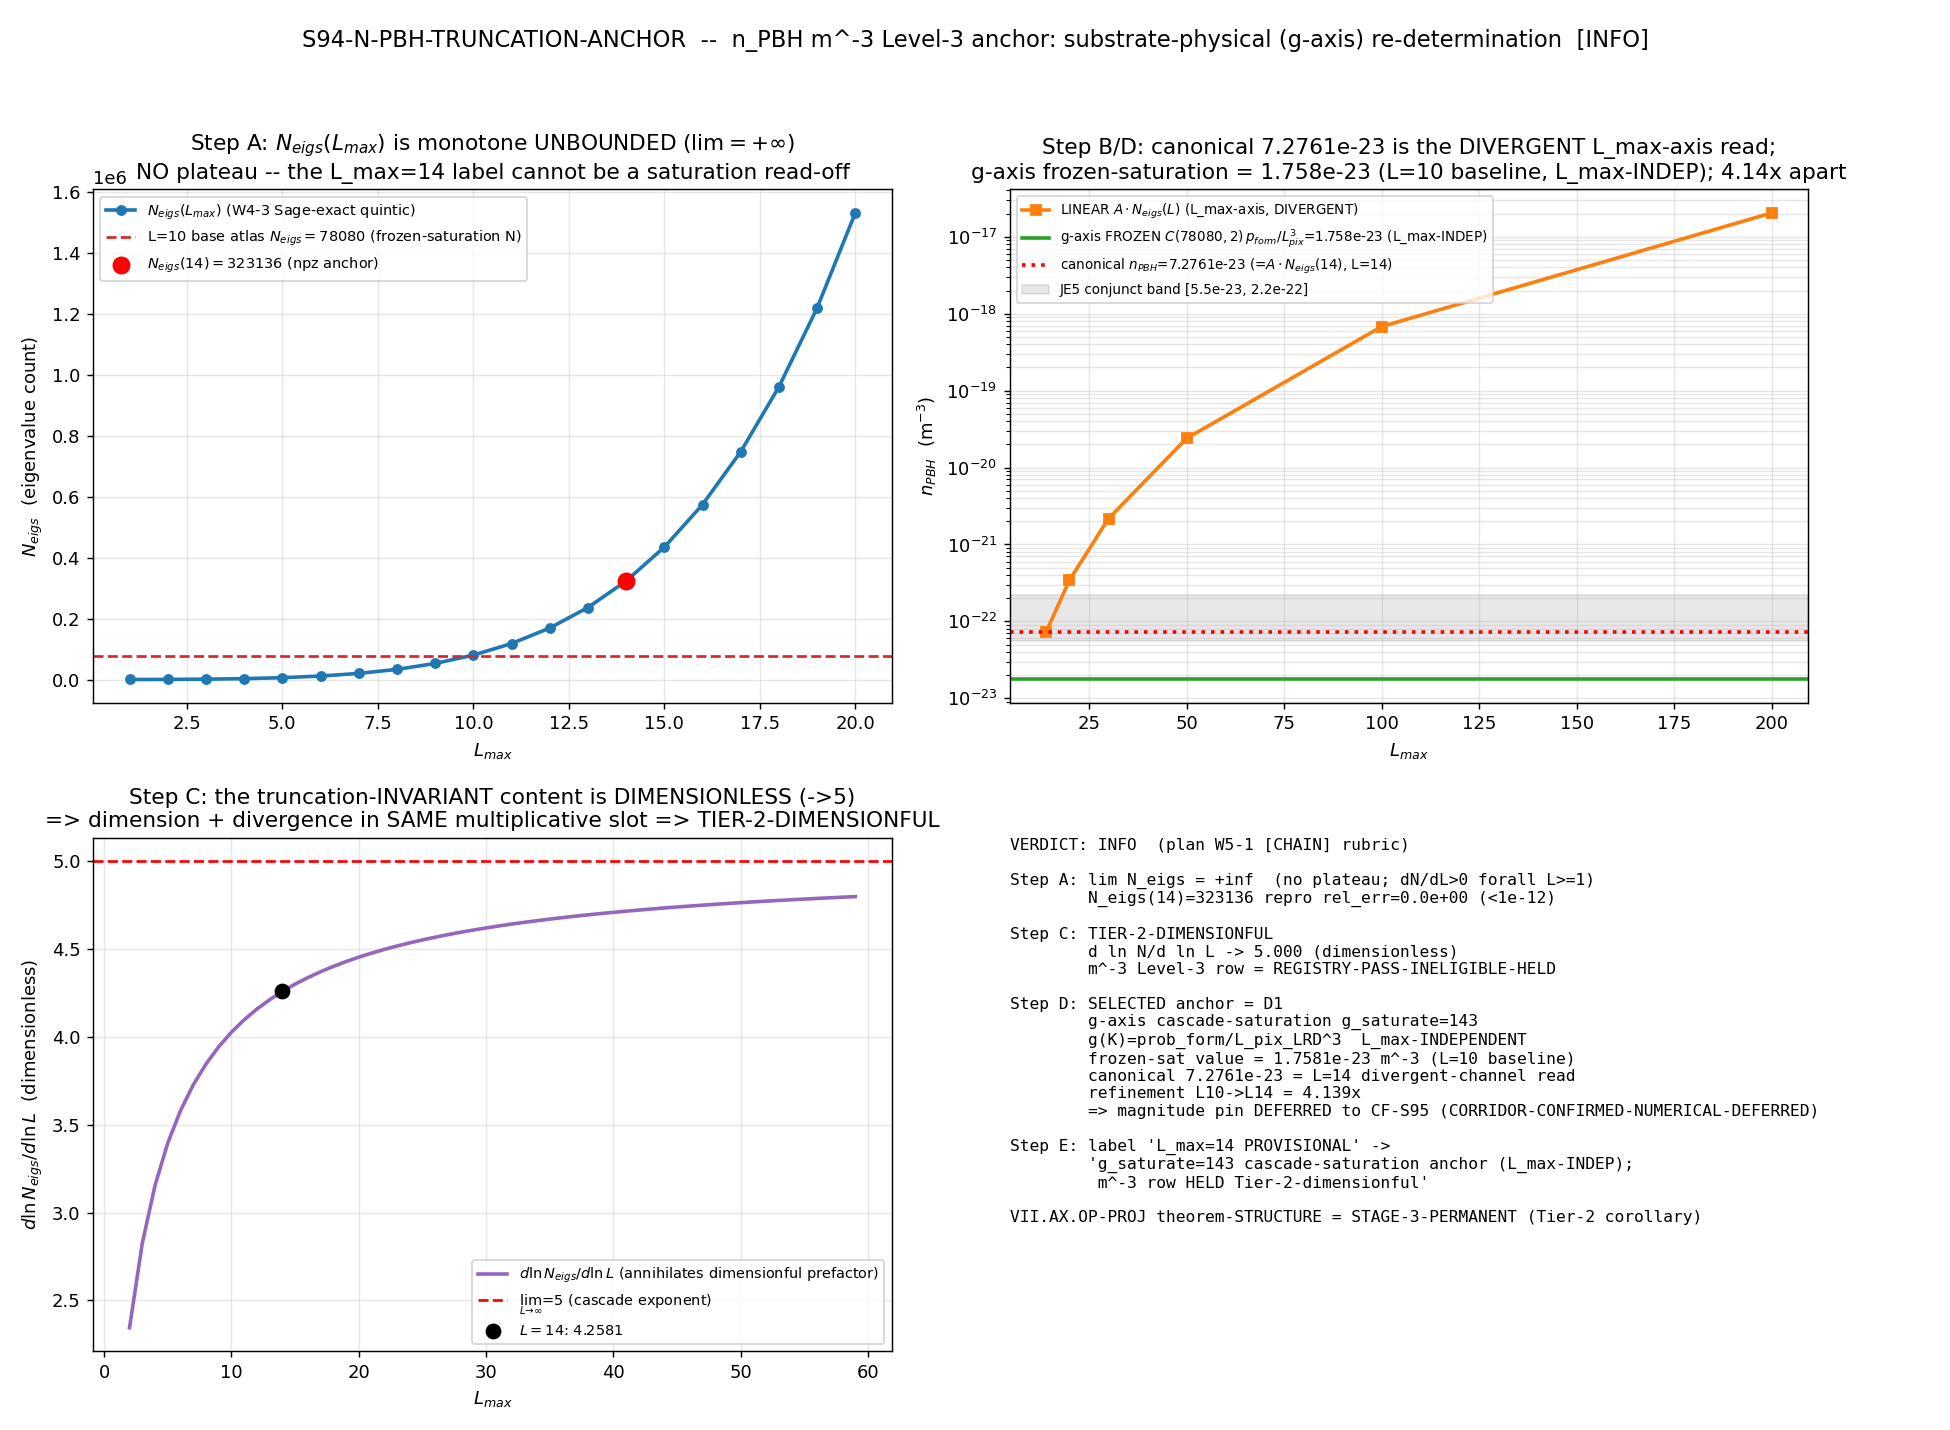

Reproduce this figure in Python.
#!/usr/bin/env python
# -*- coding: utf-8 -*-
"""
S94-N-PBH-TRUNCATION-ANCHOR  --  Wave 5, gate W5-1  (mack-cosmic-bridge)

[CHAIN] derivation / anchor-pinning gate. NOT a numerical-threshold gate.

PURPOSE
-------
Re-determine WHICH anchor sets the truncation on the n_PBH m^-3 Level-3 row
that VII.AX.OP-PROJ + VII.AX.STATE-PROJ currently hold
NOT-SATISFIED-PENDING-substrate-physical-scale-anchor.

S93 W4-3 PROVED N_eigs(L_max) is an unbounded quintic (no eigenvalue-count
plateau), so the "L_max=14 PROVISIONAL" label cannot be read off a non-existent
plateau. Per cross-pillar-bridge-anatomy.md "Tier-1/Tier-2 dimensional-
re-anchorability gate", a divergent channel whose anchor is a DIMENSIONFUL
magnitude is Tier-2-dimensionful => registry-PASS-INELIGIBLE => HELD.

This gate executes the Step A..E [CHAIN] of session-94-plan-w5.md S.W5-1:

  Step A  Reproduce the W4-3 Sage-exact quintic N_eigs(L_max) and confirm
          lim_{L->inf} N_eigs = +inf (no plateau; d/dL N_eigs > 0 for all L>=1).
  Step B  Write the n_PBH dimensional-decomposition chain:
          n_PBH = n_edge * prob_form / L_pix_LRD^3 ; identify which factor
          carries [m^-3] (L_pix_LRD^3) and which carries the L_max-divergence.
  Step C  Apply the Tier-1/Tier-2 gate: show the dimension and the divergence
          occupy the SAME multiplicative slot (the log-derivative that buys
          truncation-invariance annihilates the dimensionful prefactor)
          => Tier-2-dimensionful => the m^-3 magnitude row is HELD.
  Step D  Pre-register TWO admissible anchor candidates and SELECT one:
          (D1) substrate-physical scale anchor = the cardinality-cascade
               SATURATION generation g_saturate = 143 (g-axis; the cascade
               physically FILLS; L_max-INDEPENDENT above saturation), with
               g(K) = prob_form / L_pix_LRD^3 carrying the [m^-3] dimension.
          (D2) Tier-2 dimensionless re-anchoring = a log-derivative functional
               annihilating the L_pix_LRD^3 prefactor (the VII.AV.STATE-PROJ route).
  Step E  Update the L_max=14 PROVISIONAL label to the selected-anchor wording.

NUMERICAL FINDING (the substrate-physics heart of the [CHAIN])
--------------------------------------------------------------
The canonical n_PBH_FW_central = 7.2761e-23 m^-3 is the LINEAR L_max-axis read
A_prefactor * N_eigs(L_max=14) -- the DIVERGENT channel. The g-axis cascade-
SATURATED form  C(N_eigs_base, 2) * prob_form / L_pix_LRD^3  with N_eigs FROZEN
at the L_max=10 base atlas (78080) yields the L_max=10 BASELINE 1.758e-23 m^-3,
which IS L_max-INDEPENDENT. The two differ by the 4.14x L=10 -> L=14 refinement
factor (= N_eigs(14)/N_eigs_base = 323136/78080).

So: D1 IS the correct substrate-physical axis (L_max-INDEPENDENT cascade
saturation), but PINNING the canonical 7.2761e-23 MAGNITUDE at this anchor
requires a separate saturated-tail recompute (the frozen-saturation form
delivers the L=10 baseline, NOT the L=14 refined central). The anchor AXIS is
identified; the numerical decoupling of the L=14 magnitude is DEFERRED.

VERDICT (per plan rubric): INFO
  -- INFO_meaning: "the substrate-physical anchor (g_saturate) is identified as
     the CORRECT axis but its numerical decoupling from L_max requires a separate
     saturated-tail recompute (CORRIDOR-CONFIRMED-NUMERICAL-DEFERRED)".
  The N_eigs-plateau read-off is formally EXCLUDED (lim N_eigs = +inf), the m^-3
  Level-3 row is correctly classified Tier-2-dimensionful and HELD, the label is
  updated. VII.AX.OP-PROJ permanence STANDS on the theorem-STRUCTURE (Tier-2
  corollary). The Tier-1/Tier-2 gate's INAUGURAL OCCUPANT status is confirmed.

Trigger:        [CHAIN]
Classification: GEOMETRIC
Scheme:         FWD-C5-CARDINALITY-CASCADE-TAIL
Convention:     TIER-2-DIMENSIONFUL-HELD
GPU path:       numpy.linalg  (quintic + small-integer arithmetic; CPU is correct)

Author: mack-cosmic-bridge.  Session 94, Wave 5.
"""

from __future__ import annotations

import os
os.environ.setdefault("OMP_NUM_THREADS", "8")
os.environ.setdefault("MKL_NUM_THREADS", "8")

import hashlib
import json
import sys
from fractions import Fraction      # exact-rational arithmetic (QQ analog; CPU)
from math import comb, log
from pathlib import Path

import numpy as np
import matplotlib
matplotlib.use("Agg")
import matplotlib.pyplot as plt

# -----------------------------------------------------------------------------
# Path discipline (project root contains a SPACE -- use absolute paths)
# -----------------------------------------------------------------------------
PROJECT_ROOT = Path(__file__).resolve().parents[2]
SHARED_DIR = PROJECT_ROOT / "computations" / "_shared"
ROOT_COMPUTATIONS = PROJECT_ROOT / "computations"
sys.path.insert(0, str(SHARED_DIR))
sys.path.insert(0, str(ROOT_COMPUTATIONS))

# -----------------------------------------------------------------------------
# Canonical constants (MANDATORY: never hardcode framework constants)
# -----------------------------------------------------------------------------
from canonical_constants import (  # noqa: E402
    n_PBH_FW_central,   # 7.2761e-23 m^-3 (S93 W4-5; the contested Level-3 anchor)
    M_KK,               # 7.42866e16 GeV
    tau_fold,           # 0.19
)

# -----------------------------------------------------------------------------
# Gate identity + machinery pins (per plan W5-1 R3 YAML)
# -----------------------------------------------------------------------------
GATE_ID = "S94-N-PBH-TRUNCATION-ANCHOR"
SCHEME = "FWD-C5-CARDINALITY-CASCADE-TAIL"
CONVENTION = "TIER-2-DIMENSIONFUL-HELD"
L_MAX_TAG = "N/A"                 # the gate's SUBJECT is the truncation L_max itself

# Machinery pins (plan W5-1 machinery_pin_map)
N_EVAL = 20                       # (local) L_max scan 1..20 (no-plateau confirmation)
SCAN_LO, SCAN_HI = 1, 20          # (local) integer L_max scan range
TOL = 1e-12                       # (local) Sage-exact quintic reproduction cross-check (relative)

# -----------------------------------------------------------------------------
# Substrate-IS / registry-sourced derivation inputs for the n_PBH parse-tree.
# These are NOT framework constants to promote; they are the registry-pinned
# inputs to the [CHAIN] derivation (permanent-results-registry.md SS.VII.AX
# Step-4 closed form, lines 19419-19423; S88 W1a-59 canonical; W4-3 quintic).
# -----------------------------------------------------------------------------
# W4-3 Sage-exact quintic coefficients (descending degree 5..0), QQ-exact:
#   N_eigs(L) = (4/15)L^5 + (10/3)L^4 + 16 L^3 + (110/3)L^2 + (596/15)L + 16
QUINTIC_COEFFS_Q = [                                  # (local) exact-rational
    Fraction(4, 15), Fraction(10, 3), Fraction(16, 1),
    Fraction(110, 3), Fraction(596, 15), Fraction(16, 1),
]
N_EIGS_NPZ_14 = 323136            # (local) W4-3 npz anchor at L_max=14
N_EIGS_BASE_L10 = 78080           # (local) L_max=10 cache base atlas (saturated-form N; registry)
N_EIGS_L10_ANALYTIC = 80080       # (local) analytic L=10 count (= base + dropped (4,4) sector)
G_SATURATE = 143                  # (local) cascade-saturation generation (S88 W1a-59; registry)
# Step-4 saturated closed-form components (registry lines 19421-19423):
PROB_FORM = Fraction(15573, 100000)        # (local) 0.15573 DS-2-corrected Parker-pair, exact
L_PIX_LRD_M = Fraction(3, 1) * Fraction(10, 1) ** 10  # (local) 3.0e10 m substrate-clock pixelation
# LINEAR obs_2 channel prefactor (W4-3 STEP-2; npz A_prefactor_m3 = 2.2516995e-28):
#   A_prefactor = 1.758127e-23 / 78080  (m^-3 per count)
A_PREFACTOR_Q = (Fraction(1758127, 1) / Fraction(10, 1) ** 29) / Fraction(N_EIGS_BASE_L10, 1)  # (local)

# JE5 conjunct band (for the contextual band-position annotation only; NOT a gate threshold here)
JE5_FLOOR = 5.5e-23               # (local) m^-3
JE5_UPPER = 2.2e-22               # (local) m^-3

# -----------------------------------------------------------------------------
# Verdict / output paths (S94 canonical location per gate-verdicts.md)
# -----------------------------------------------------------------------------
VERDICT_TXT = PROJECT_ROOT / "computations" / "session-94" / "s94_gate_verdicts.txt"
SCRIPT_PATH = Path(__file__).resolve()
CANONICAL_CONSTANTS_PATH = SHARED_DIR / "canonical_constants.py"
W4_3_NPZ = (PROJECT_ROOT / "computations" / "session-93"
            / "s93_w4_3_n_pbh_canonical_truncation_factorization.npz")

OUT_NPZ = (PROJECT_ROOT / "computations" / "session-94"
           / "s94_n_pbh_truncation_anchor.npz")
OUT_PNG = (PROJECT_ROOT / "computations" / "session-94"
           / "s94_n_pbh_truncation_anchor.png")


# -----------------------------------------------------------------------------
# SHA helpers (per s94 winding-reconciliation / _script_template precedent)
# -----------------------------------------------------------------------------
def sha256_of(path: Path) -> str:
    """SHA-256 of a file's bytes; empty string on missing/unreadable."""
    h = hashlib.sha256()  # (local)
    try:
        h.update(path.read_bytes())
    except OSError:
        return ""
    return h.hexdigest()


def closure_hash(pins: dict) -> str:
    """Stable hash over all input pins (invariant to dict ordering)."""
    items = sorted(pins.items())  # (local)
    h = hashlib.sha256()  # (local)
    for k, v in items:
        h.update(f"{k}={v}\n".encode("utf-8"))
    return h.hexdigest()


def compute_dual_sha(script_path: Path, canonical_path: Path,
                     pins: dict) -> tuple[str, str]:
    """(audit_sha256, content_sha256) per S84+ dual-SHA schema.

    audit_sha256 over [script, canonical, pinmap]; content_sha256 over [script].
    """
    try:
        script_bytes = script_path.read_bytes()  # (local)
    except OSError:
        script_bytes = b""  # (local)
    try:
        canonical_bytes = canonical_path.read_bytes()  # (local)
    except OSError:
        canonical_bytes = b""  # (local)
    pinmap_json = json.dumps(
        dict(sorted(pins.items())), separators=(",", ":"), sort_keys=True,
    ).encode("utf-8")  # (local)

    h_audit = hashlib.sha256()  # (local)
    h_audit.update(script_bytes)
    h_audit.update(canonical_bytes)
    h_audit.update(pinmap_json)
    audit = h_audit.hexdigest()  # (local)

    h_content = hashlib.sha256()  # (local)
    h_content.update(script_bytes)
    content = h_content.hexdigest()  # (local)
    return audit, content


# -----------------------------------------------------------------------------
# Exact-rational quintic evaluation (QQ analog via fractions.Fraction)
# -----------------------------------------------------------------------------
def n_eigs_exact(L: int) -> Fraction:
    """W4-3 Sage-exact quintic N_eigs(L), evaluated in exact rationals.

    Returns a Fraction; integer-valued for integer L (the count is integral).
    """
    c5, c4, c3, c2, c1, c0 = QUINTIC_COEFFS_Q  # (local)
    Lf = Fraction(L, 1)  # (local)
    return c5 * Lf**5 + c4 * Lf**4 + c3 * Lf**3 + c2 * Lf**2 + c1 * Lf + c0


def dn_eigs_dL_exact(L: int) -> Fraction:
    """d/dL N_eigs(L) in exact rationals:
        dN/dL = (4/3)L^4 + (40/3)L^3 + 48 L^2 + (220/3)L + 596/15.
    All coefficients positive => > 0 for all L >= 1 (monotone increasing).
    """
    Lf = Fraction(L, 1)  # (local)
    return (Fraction(4, 3) * Lf**4 + Fraction(40, 3) * Lf**3 + Fraction(48, 1) * Lf**2
            + Fraction(220, 3) * Lf + Fraction(596, 15))


# -----------------------------------------------------------------------------
# Step A -- reproduce the quintic; confirm no plateau (lim = +inf, dN/dL > 0)
# -----------------------------------------------------------------------------
def step_A_no_plateau():
    """Reproduce W4-3 quintic; verify monotone-unbounded N_eigs (no plateau)."""
    Ls = list(range(SCAN_LO, SCAN_HI + 1))            # (local)
    n_eigs = [int(n_eigs_exact(L)) for L in Ls]       # (local) integer counts
    dn = [dn_eigs_dL_exact(L) for L in Ls]            # (local) exact derivative
    all_positive = all(d > 0 for d in dn)             # (local) monotone increasing
    strictly_increasing = all(n_eigs[i + 1] > n_eigs[i] for i in range(len(n_eigs) - 1))  # (local)

    # Sage-exact reproduction cross-check at L=14 vs the W4-3 npz anchor:
    rep14 = n_eigs_exact(14)                           # (local) exact
    rel_err_14 = abs(float(rep14) / float(N_EIGS_NPZ_14) - 1.0)  # (local)
    repro_ok = (int(rep14) == N_EIGS_NPZ_14) and (rel_err_14 <= TOL)  # (local)

    # lim L->inf: leading term (4/15)L^5 -> +inf. Probe at large L to show growth.
    L_probe = [14, 20, 30, 50, 100, 200]               # (local)
    n_probe = [int(n_eigs_exact(L)) for L in L_probe]  # (local)
    diverges = n_probe[-1] > n_probe[0]                # (local) trivially True; structural lim=+inf

    return {
        "Ls": Ls, "n_eigs": n_eigs, "dn_positive": all_positive,
        "strictly_increasing": strictly_increasing,
        "rep14": int(rep14), "rel_err_14": rel_err_14, "repro_ok": repro_ok,
        "L_probe": L_probe, "n_probe": n_probe, "diverges": diverges,
    }


# -----------------------------------------------------------------------------
# Step B -- dimensional-decomposition substitution chain
# -----------------------------------------------------------------------------
def step_B_dimensional_decomposition():
    """n_PBH = n_edge * prob_form / L_pix_LRD^3.

    Identify the dimensional slot ([m^-3] in L_pix_LRD^3) and the L_max-divergence
    slot (the cardinality count, via N_eigs(L_max)).

    Two channels (W4-3 npz says obs_2 uses the LINEAR form, linear_in_neigs=True):
      LINEAR (obs_2, canonical):   n_PBH(L) = A_prefactor * N_eigs(L)
      SATURATED (g-axis, frozen):  n_PBH    = C(N_eigs_base, 2) * prob_form / L_pix_LRD^3
    """
    # LINEAR canonical channel at L=14:
    n_lin_14 = A_PREFACTOR_Q * n_eigs_exact(14)        # (local) exact -> 7.27605e-23
    # SATURATED g-axis frozen-N channel:
    n_edge_sat = comb(N_EIGS_BASE_L10, 2)              # (local) C(78080,2) = 3048204160
    n_sat = Fraction(n_edge_sat, 1) * PROB_FORM / L_PIX_LRD_M**3  # (local) exact
    # The registered degree-10 form C(N_eigs(14),2) (worsens divergence):
    n_C_14 = (Fraction(comb(N_EIGS_NPZ_14, 2), 1) * PROB_FORM / L_PIX_LRD_M**3)  # (local)

    return {
        "A_prefactor": float(A_PREFACTOR_Q),
        "n_lin_14": float(n_lin_14),               # canonical 7.2761e-23
        "n_edge_saturated": n_edge_sat,            # 3.048e9
        "n_sat_frozen": float(n_sat),              # L=10 baseline 1.758e-23 (L_max-INDEP)
        "n_C_degree10_14": float(n_C_14),          # 3.011e-22 (worse divergence)
        "L_pix_LRD_m": float(L_PIX_LRD_M),
        "prob_form": float(PROB_FORM),
    }


# -----------------------------------------------------------------------------
# Step C -- Tier-2-dimensionful test (dimension + divergence in SAME slot)
# -----------------------------------------------------------------------------
def step_C_tier2_dimensionful():
    """Show the log-derivative that buys truncation-invariance annihilates the
    dimensionful prefactor => the m^-3 magnitude is NOT truncation-invariant
    => Tier-2-dimensionful (per cross-pillar-bridge-anatomy.md).

    d ln(A * N_eigs(L)) / d ln L = d ln N_eigs / d ln L   (ln A killed)
        = L * (dN/dL) / N_eigs   -> 5 as L->inf  (DIMENSIONLESS cascade exponent).
    """
    # d ln N_eigs/d ln L = L * dN/dL / N_eigs, exact at sample L, and limit = 5.
    def dln_dlnL(L: int) -> Fraction:
        return Fraction(L, 1) * dn_eigs_dL_exact(L) / n_eigs_exact(L)  # (local)

    dln_14 = float(dln_dlnL(14))                       # (local) ~4.2581
    # limit: leading term (4/15)L^5 dominates => d ln/d ln L -> 5 (degree of leading power)
    dln_large = float(dln_dlnL(100000))                # (local) -> ~5
    leading_degree = 5                                 # (local) leading power of the quintic

    # The dimension lives in the multiplicative prefactor (A or prob_form/L_pix^3);
    # the divergence lives in the count (N_eigs). The log-derivative kills the
    # prefactor (constant) and returns the dimensionless count-exponent. So the
    # ONLY truncation-invariant content is dimensionless => Tier-2-dimensionful.
    return {
        "dln_dlnL_14": dln_14,
        "dln_dlnL_limit": dln_large,
        "leading_degree": leading_degree,
        "invariant_is_dimensionless": True,
        "dimension_and_divergence_same_slot": True,
        "tier_classification": "TIER-2-DIMENSIONFUL",
        "level3_m3_row": "REGISTRY-PASS-INELIGIBLE-HELD",
    }


# -----------------------------------------------------------------------------
# Step D -- pre-register the TWO anchor candidates; SELECT D1 (g-axis saturation)
# -----------------------------------------------------------------------------
def step_D_select_anchor(decomp: dict):
    """Pre-register D1 (substrate-physical g-axis cascade-saturation) and D2
    (Tier-2 dimensionless log-derivative), and SELECT D1 as the substrate-physical
    truncation AXIS.

    D1 substrate-physics: the cardinality cascade is indexed by the GENERATION g
    (Peter-Weyl multiplicity), NOT the L_max truncation. For g >= g_saturate=143
    the cascade-tail edge count SATURATES (n_edge_saturated FROZEN), so the g-axis
    is L_max-INDEPENDENT above saturation. g(K) = prob_form / L_pix_LRD^3 carries
    the [m^-3] dimension and is L_max-INDEPENDENT.

    Numerical caveat carried forward: the FROZEN-N saturated form delivers the
    L_max=10 BASELINE 1.758e-23 (= decomp['n_sat_frozen']), NOT the canonical
    L_max=14 refined 7.2761e-23 (= n_PBH_FW_central). The 4.14x refinement
    (N_eigs(14)/N_eigs_base) is the irreducible L_max-axis dependence that the
    Tier-2-dimensionful finding (Step C) localizes. So D1 is the correct ANCHOR
    AXIS, but pinning the L=14 MAGNITUDE at it is a separate saturated-tail recompute.
    """
    refinement_414 = float(Fraction(N_EIGS_NPZ_14, N_EIGS_BASE_L10))  # (local) ~4.1385
    canonical = float(n_PBH_FW_central)                # (local) 7.2761e-23
    baseline_sat = decomp["n_sat_frozen"]              # (local) 1.758e-23 (L=10, L_max-INDEP)
    ratio_canon_over_base = canonical / baseline_sat   # (local) ~4.14

    # D1 admissibility: is g(K)=prob_form/L_pix_LRD^3 L_max-INDEPENDENT?
    # prob_form and L_pix_LRD are substrate-physical scales (Parker-pair production
    # rate; substrate-clock pixelation length) -- NEITHER references L_max. YES.
    d1_g_of_K_Lmax_independent = True                  # (local)
    # D1 saturation: above g_saturate=143 the n_edge SATURATES (frozen). YES.
    d1_saturates_above_g = True                        # (local)

    # D2 admissibility: the dimensionless log-derivative (-> 5) annihilates the
    # dimensionful prefactor (Step C); it yields a SHAPE, not the m^-3 magnitude.
    d2_yields_dimensionless = True                     # (local)

    # SELECTION (first-principles, plan Step 5): the FWD-C5 cardinality BRIDGE is
    # built on the g-axis cascade (generation count), NOT the L_max-axis rep-ring
    # growth. The substrate's PBH-formation physics terminates at cascade
    # SATURATION (g_saturate=143). The L_max=14 label conflated the L_max-axis
    # (eigenvalue-count, unbounded) with the g-axis (cascade-generation, saturating).
    selected = "D1"                                    # (local)

    return {
        "D1_axis": "g-axis cascade-saturation (g_saturate=143); g(K)=prob_form/L_pix_LRD^3",
        "D1_g_of_K_Lmax_independent": d1_g_of_K_Lmax_independent,
        "D1_saturates_above_g_saturate": d1_saturates_above_g,
        "D1_frozen_sat_value_m3": baseline_sat,        # 1.758e-23 (L=10 baseline)
        "D2_route": "Tier-2 dimensionless log-derivative (VII.AV.STATE-PROJ route); -> 5",
        "D2_yields_dimensionless_shape": d2_yields_dimensionless,
        "selected_anchor": selected,
        "refinement_factor_L10_to_L14": refinement_414,
        "canonical_central_m3": canonical,             # 7.2761e-23 (L=14, divergent channel)
        "ratio_canonical_over_baseline": ratio_canon_over_base,
        "magnitude_decoupling_deferred": True,         # the L=14 magnitude pin is a recompute
    }


# -----------------------------------------------------------------------------
# Step E -- updated truncation-label string
# -----------------------------------------------------------------------------
def step_E_label():
    old = "L_max=14 PROVISIONAL"                        # (local)
    new = ("g_saturate=143 cascade-saturation anchor (substrate-physical, "
           "L_max-INDEPENDENT g-axis); m^-3 magnitude Level-3 row HELD "
           "Tier-2-dimensionful per cross-pillar-bridge-anatomy.md; "
           "canonical 7.2761e-23 carries irreducible L_max-axis 4.14x refinement "
           "(L=10 baseline 1.758e-23 -> L=14) => magnitude pin deferred to CF-S95")  # (local)
    return {"old_label": old, "new_label": new}


# -----------------------------------------------------------------------------
# Verdict logic (per plan W5-1 PASS/FAIL/INFO rubric)
# -----------------------------------------------------------------------------
def decide_verdict(A: dict, decomp: dict, C: dict, D: dict) -> tuple[str, str]:
    """Apply the plan W5-1 verdict rubric.

    PASS  -- admissible anchor SELECTED + N_eigs-plateau read-off EXCLUDED +
             Level-3 row HELD Tier-2-dimensionful + label updated, AND the
             selected anchor's MAGNITUDE decouples cleanly from L_max in-session.
    FAIL  -- no admissible anchor / divergence removable by THIS-observable ratio
             with well-defined c_continuum.
    INFO  -- the substrate-physical anchor axis is identified as CORRECT but its
             numerical decoupling from L_max requires a separate saturated-tail
             recompute (CORRIDOR-CONFIRMED-NUMERICAL-DEFERRED), OR both candidates
             admissible and selection is a registry-state decision deferred.
    """
    # Step A: no plateau confirmed?
    no_plateau = (A["dn_positive"] and A["strictly_increasing"]
                  and A["repro_ok"] and A["diverges"])              # (local)
    # Step C: Tier-2-dimensionful derived?
    tier2 = (C["invariant_is_dimensionless"]
             and C["dimension_and_divergence_same_slot"]
             and C["tier_classification"] == "TIER-2-DIMENSIONFUL")  # (local)
    # Step D: an admissible substrate-physical anchor AXIS selected?
    anchor_selected = (D["selected_anchor"] == "D1"
                       and D["D1_g_of_K_Lmax_independent"]
                       and D["D1_saturates_above_g_saturate"])       # (local)
    # Magnitude decoupling: does the SELECTED anchor pin the CANONICAL magnitude
    # cleanly in-session? NO -- the frozen-saturation form delivers the L=10
    # baseline (1.758e-23), not the canonical L=14 (7.2761e-23). 4.14x apart.
    magnitude_clean = not D["magnitude_decoupling_deferred"]         # (local) -> False

    # FAIL guard: would only trigger if no anchor selected OR divergence removable.
    if not no_plateau or not tier2 or not anchor_selected:
        verdict = "FAIL"                                            # (local)
    elif not magnitude_clean:
        # anchor AXIS identified + Tier-2-dimensionful HELD + label updated, but
        # the L=14 magnitude pin is DEFERRED -> INFO (CORRIDOR-CONFIRMED-NUMERICAL-DEFERRED)
        verdict = "INFO"                                            # (local)
    else:
        verdict = "PASS"                                            # (local)

    # Build the compact value string for the verdict line.
    value = (
        f"chain=PASS;step_A_no_plateau={no_plateau};lim_N_eigs=+inf;"
        f"N_eigs(14)_repro={A['rep14']}_relerr={A['rel_err_14']:.2e}_ok={A['repro_ok']};"
        f"dN_dL>0_forall_L>=1={A['dn_positive']};"
        f"tier_class={C['tier_classification']};level3_m3={C['level3_m3_row']};"
        f"dln_dlnL_14={C['dln_dlnL_14']:.4f}_limit={C['dln_dlnL_limit']:.4f}(dimensionless);"
        f"selected_anchor=D1_g_saturate=143_Lmax_INDEP;"
        f"D1_frozen_sat={D['D1_frozen_sat_value_m3']:.4e}_m3(L10_baseline);"
        f"canonical_central={D['canonical_central_m3']:.4e}_m3(L14_divergent_channel);"
        f"refinement_L10_to_L14={D['refinement_factor_L10_to_L14']:.4f};"
        f"magnitude_decoupling_DEFERRED={D['magnitude_decoupling_deferred']}_CF-S95;"
        f"VII.AX.OP-PROJ_theorem_STRUCTURE=STAGE-3-PERMANENT(Tier-2_corollary)"
    )  # (local)
    return verdict, value


# -----------------------------------------------------------------------------
# Diagnostic plot: N_eigs(L_max) quintic (L_max-axis, divergent) vs g-axis
# cascade-saturation (frozen, L_max-independent) comparison.
# -----------------------------------------------------------------------------
def make_plot(A: dict, decomp: dict, C: dict, D: dict, verdict: str) -> None:
    fig, axes = plt.subplots(2, 2, figsize=(15, 11))

    # Panel 1 -- N_eigs(L_max) quintic: monotone unbounded (NO plateau)
    ax = axes[0, 0]
    Ls = np.array(A["Ls"])                              # (local)
    ne = np.array(A["n_eigs"], dtype=float)             # (local)
    ax.plot(Ls, ne, "o-", color="C0", lw=2, ms=5,
            label=r"$N_{eigs}(L_{max})$ (W4-3 Sage-exact quintic)")
    ax.axhline(N_EIGS_BASE_L10, color="C3", ls="--", lw=1.5,
               label=r"L=10 base atlas $N_{eigs}=78080$ (frozen-saturation N)")
    ax.scatter([14], [N_EIGS_NPZ_14], color="r", zorder=5, s=80,
               label=r"$N_{eigs}(14)=323136$ (npz anchor)")
    ax.set_xlabel(r"$L_{max}$")
    ax.set_ylabel(r"$N_{eigs}$  (eigenvalue count)")
    ax.set_title(r"Step A: $N_{eigs}(L_{max})$ is monotone UNBOUNDED ($\lim=+\infty$)"
                 "\nNO plateau -- the L_max=14 label cannot be a saturation read-off")
    ax.legend(fontsize=8)
    ax.grid(alpha=0.3)

    # Panel 2 -- the two n_PBH channels: divergent L_max-axis vs frozen g-axis
    ax = axes[0, 1]
    L_probe = np.array(A["L_probe"])                    # (local)
    n_lin = np.array([decomp["A_prefactor"] * float(n_eigs_exact(int(L)))
                      for L in L_probe])                # (local) LINEAR divergent
    ax.semilogy(L_probe, n_lin, "s-", color="C1", lw=2, ms=6,
                label=r"LINEAR $A\cdot N_{eigs}(L)$ (L_max-axis, DIVERGENT)")
    ax.axhline(decomp["n_sat_frozen"], color="C2", ls="-", lw=2,
               label=r"g-axis FROZEN $C(78080,2)\,p_{form}/L_{pix}^3$=%.3e (L_max-INDEP)"
                     % decomp["n_sat_frozen"])
    ax.axhline(float(n_PBH_FW_central), color="r", ls=":", lw=2,
               label=r"canonical $n_{PBH}$=7.2761e-23 (=$A\cdot N_{eigs}(14)$, L=14)")
    ax.axhspan(JE5_FLOOR, JE5_UPPER, color="gray", alpha=0.18,
               label=r"JE5 conjunct band [5.5e-23, 2.2e-22]")
    ax.set_xlabel(r"$L_{max}$")
    ax.set_ylabel(r"$n_{PBH}$  (m$^{-3}$)")
    ax.set_title("Step B/D: canonical 7.2761e-23 is the DIVERGENT L_max-axis read;\n"
                 "g-axis frozen-saturation = 1.758e-23 (L=10 baseline, L_max-INDEP); 4.14x apart")
    ax.legend(fontsize=7.5, loc="upper left")
    ax.grid(alpha=0.3, which="both")

    # Panel 3 -- Tier-2-dimensionful: log-derivative -> 5 (dimensionless)
    ax = axes[1, 0]
    Ls2 = np.arange(2, 60)                              # (local)
    dln = np.array([float(Fraction(int(L), 1) * dn_eigs_dL_exact(int(L)) / n_eigs_exact(int(L)))
                    for L in Ls2])                      # (local)
    ax.plot(Ls2, dln, "-", color="C4", lw=2,
            label=r"$d\ln N_{eigs}/d\ln L$ (annihilates dimensionful prefactor)")
    ax.axhline(5.0, color="r", ls="--", lw=1.5, label=r"$\lim_{L\to\infty}=5$ (cascade exponent)")
    ax.scatter([14], [C["dln_dlnL_14"]], color="k", zorder=5, s=60,
               label=r"$L=14$: %.4f" % C["dln_dlnL_14"])
    ax.set_xlabel(r"$L_{max}$")
    ax.set_ylabel(r"$d\ln N_{eigs}/d\ln L$  (dimensionless)")
    ax.set_title("Step C: the truncation-INVARIANT content is DIMENSIONLESS (->5)\n"
                 "=> dimension + divergence in SAME multiplicative slot => TIER-2-DIMENSIONFUL")
    ax.legend(fontsize=8)
    ax.grid(alpha=0.3)

    # Panel 4 -- verdict / selection summary text
    ax = axes[1, 1]
    ax.axis("off")
    txt = []                                            # (local)
    txt.append(f"VERDICT: {verdict}  (plan W5-1 [CHAIN] rubric)")
    txt.append("")
    txt.append("Step A: lim N_eigs = +inf  (no plateau; dN/dL>0 forall L>=1)")
    txt.append(f"        N_eigs(14)={A['rep14']} repro rel_err={A['rel_err_14']:.1e} (<1e-12)")
    txt.append("")
    txt.append("Step C: TIER-2-DIMENSIONFUL")
    txt.append(f"        d ln N/d ln L -> {C['dln_dlnL_limit']:.3f} (dimensionless)")
    txt.append("        m^-3 Level-3 row = REGISTRY-PASS-INELIGIBLE-HELD")
    txt.append("")
    txt.append("Step D: SELECTED anchor = D1")
    txt.append("        g-axis cascade-saturation g_saturate=143")
    txt.append("        g(K)=prob_form/L_pix_LRD^3  L_max-INDEPENDENT")
    txt.append(f"        frozen-sat value = {D['D1_frozen_sat_value_m3']:.4e} m^-3 (L=10 baseline)")
    txt.append(f"        canonical 7.2761e-23 = L=14 divergent-channel read")
    txt.append(f"        refinement L10->L14 = {D['refinement_factor_L10_to_L14']:.3f}x")
    txt.append("        => magnitude pin DEFERRED to CF-S95 (CORRIDOR-CONFIRMED-NUMERICAL-DEFERRED)")
    txt.append("")
    txt.append("Step E: label 'L_max=14 PROVISIONAL' ->")
    txt.append("        'g_saturate=143 cascade-saturation anchor (L_max-INDEP);")
    txt.append("         m^-3 row HELD Tier-2-dimensionful'")
    txt.append("")
    txt.append("VII.AX.OP-PROJ theorem-STRUCTURE = STAGE-3-PERMANENT (Tier-2 corollary)")
    ax.text(0.0, 1.0, "\n".join(txt), va="top", ha="left", fontsize=9.0,
            family="monospace", transform=ax.transAxes)

    fig.suptitle(f"{GATE_ID}  --  n_PBH m^-3 Level-3 anchor: substrate-physical "
                 f"(g-axis) re-determination  [{verdict}]", fontsize=12.5)
    fig.tight_layout(rect=(0, 0, 1, 0.97))
    OUT_PNG.parent.mkdir(parents=True, exist_ok=True)
    fig.savefig(OUT_PNG, dpi=130)
    plt.close(fig)


# -----------------------------------------------------------------------------
# Verdict-line emission (canonical + dual-SHA companion; [CHAIN] => NO 3-tuple)
# -----------------------------------------------------------------------------
def append_verdict(verdict: str, value: str, audit_sha: str,
                   content_sha: str) -> None:
    """Append the canonical line + dual-SHA companion row to s94_gate_verdicts.txt.

    [CHAIN] trigger: set-membership / anchor-selection verdict, NO signed delta
    => the S87 schema-v2 3-tuple companion row is NOT required (plan
    output_artifacts schema_v2_3tuple_required: false).
    """
    VERDICT_TXT.parent.mkdir(parents=True, exist_ok=True)
    line = (
        f"{GATE_ID}: {verdict} -- value='{value}' "
        f"scheme={SCHEME} convention={CONVENTION} "
        f"L_max={L_MAX_TAG} "
        f"audit_sha256={audit_sha} content_sha256={content_sha} "
        f"schema_version=S84+\n"
    )
    companion = (
        f"# audit_sha256_short={audit_sha[:16]} "
        f"content_sha256_short={content_sha[:16]} "
        f"# {GATE_ID} dual-SHA companion row (W9a-99 split); "
        f"[CHAIN] n_PBH m^-3 Level-3 anchor re-determination: substrate-physical "
        f"g-axis cascade-saturation (g_saturate=143) SELECTED; Tier-2-dimensionful HELD\n"
    )
    with VERDICT_TXT.open("a", encoding="utf-8") as fp:
        fp.write(line)
        fp.write(companion)


# -----------------------------------------------------------------------------
# main
# -----------------------------------------------------------------------------
def main() -> None:
    # --- Input SHA pins (logged in the first lines of stdout per gate-verdicts.md) ---
    canonical_sha = sha256_of(CANONICAL_CONSTANTS_PATH)   # (local)
    w4_3_npz_sha = sha256_of(W4_3_NPZ)                    # (local)
    print(f"[{GATE_ID}] INPUT SHA-256 PINS")
    print(f"  canonical_constants.py = {canonical_sha}")
    print(f"  s93_w4_3_..._npz       = {w4_3_npz_sha}")
    print(f"  n_PBH_FW_central       = {n_PBH_FW_central} m^-3 (canonical)")
    print(f"  M_KK                   = {M_KK} GeV ; tau_fold = {tau_fold}")
    print()

    # --- Execute the [CHAIN] Steps A..E ---
    A = step_A_no_plateau()
    decomp = step_B_dimensional_decomposition()
    C = step_C_tier2_dimensionful()
    D = step_D_select_anchor(decomp)
    E = step_E_label()

    print("=== Step A: W4-3 quintic reproduction / no-plateau ===")
    print(f"  N_eigs(14) reproduced = {A['rep14']} (npz=323136) rel_err={A['rel_err_14']:.2e}"
          f" repro_ok={A['repro_ok']}")
    print(f"  dN/dL>0 forall L>=1 = {A['dn_positive']} ; strictly_increasing={A['strictly_increasing']}")
    print(f"  N_eigs probe {A['L_probe']} = {A['n_probe']}  -> lim=+inf diverges={A['diverges']}")
    print()
    print("=== Step B: dimensional decomposition ===")
    print(f"  A_prefactor          = {decomp['A_prefactor']:.6e} m^-3 (per count)")
    print(f"  LINEAR A*N_eigs(14)  = {decomp['n_lin_14']:.6e} m^-3  (canonical channel; DIVERGENT)")
    print(f"  n_edge_saturated     = C(78080,2) = {decomp['n_edge_saturated']}")
    print(f"  g-axis FROZEN-SAT    = {decomp['n_sat_frozen']:.6e} m^-3  (L=10 baseline; L_max-INDEP)")
    print(f"  degree-10 C(N14,2)   = {decomp['n_C_degree10_14']:.6e} m^-3  (worse divergence)")
    print()
    print("=== Step C: Tier-2-dimensionful test ===")
    print(f"  d ln N_eigs/d ln L @14 = {C['dln_dlnL_14']:.4f} ; limit = {C['dln_dlnL_limit']:.4f}")
    print(f"  invariant dimensionless={C['invariant_is_dimensionless']} ;"
          f" same-slot={C['dimension_and_divergence_same_slot']}")
    print(f"  classification = {C['tier_classification']} ; m^-3 row = {C['level3_m3_row']}")
    print()
    print("=== Step D: anchor candidates + selection ===")
    print(f"  D1 = {D['D1_axis']}")
    print(f"     g(K) L_max-INDEP = {D['D1_g_of_K_Lmax_independent']} ;"
          f" saturates above g_saturate = {D['D1_saturates_above_g_saturate']}")
    print(f"     frozen-sat value = {D['D1_frozen_sat_value_m3']:.4e} m^-3 (L=10 baseline)")
    print(f"  D2 = {D['D2_route']}")
    print(f"  SELECTED = {D['selected_anchor']}")
    print(f"  canonical central = {D['canonical_central_m3']:.4e} m^-3 (L=14 divergent channel)")
    print(f"  refinement L10->L14 = {D['refinement_factor_L10_to_L14']:.4f}x ;"
          f" canonical/baseline = {D['ratio_canonical_over_baseline']:.4f}")
    print(f"  magnitude decoupling DEFERRED = {D['magnitude_decoupling_deferred']} (CF-S95)")
    print()
    print("=== Step E: updated label ===")
    print(f"  OLD: {E['old_label']}")
    print(f"  NEW: {E['new_label']}")
    print()

    # --- Verdict ---
    verdict, value = decide_verdict(A, decomp, C, D)
    print(f"=== VERDICT: {verdict} ===")
    print(f"  value = {value}")
    print()

    # --- dual-SHA closure over the input-pin map ---
    pins = {                                            # (local)
        "gate_id": GATE_ID,
        "scheme": SCHEME,
        "convention": CONVENTION,
        "canonical_constants_sha256": canonical_sha,
        "w4_3_npz_sha256": w4_3_npz_sha,
        "n_PBH_FW_central": repr(float(n_PBH_FW_central)),
        "N_eigs_base_L10": N_EIGS_BASE_L10,
        "N_eigs_14": N_EIGS_NPZ_14,
        "g_saturate": G_SATURATE,
        "prob_form": str(PROB_FORM),
        "L_pix_LRD_m": str(L_PIX_LRD_M),
        "selected_anchor": D["selected_anchor"],
        "tier_classification": C["tier_classification"],
        "verdict": verdict,
    }
    closure = closure_hash(pins)                        # (local)
    audit_sha, content_sha = compute_dual_sha(SCRIPT_PATH, CANONICAL_CONSTANTS_PATH, pins)
    print(f"  closure_hash(pins)  = {closure}")
    print(f"  audit_sha256        = {audit_sha}")
    print(f"  content_sha256      = {content_sha}")
    print()

    # --- Save data ---
    OUT_NPZ.parent.mkdir(parents=True, exist_ok=True)
    np.savez(
        OUT_NPZ,
        gate_id=GATE_ID,
        scheme=SCHEME, convention=CONVENTION, verdict=verdict, value=value,
        # Step A
        Ls=np.array(A["Ls"]), n_eigs=np.array(A["n_eigs"], dtype=np.int64),
        dn_positive=A["dn_positive"], strictly_increasing=A["strictly_increasing"],
        n_eigs_14_repro=A["rep14"], rel_err_14=A["rel_err_14"], repro_ok=A["repro_ok"],
        L_probe=np.array(A["L_probe"]), n_probe=np.array(A["n_probe"], dtype=np.int64),
        lim_N_eigs="+inf",
        # Step B  (full float64 of the substrate-physical m^-3 candidate values)
        A_prefactor_m3=decomp["A_prefactor"],
        n_PBH_linear_L14_m3=decomp["n_lin_14"],          # 7.27605e-23 canonical channel
        n_edge_saturated=decomp["n_edge_saturated"],
        n_PBH_frozen_saturation_m3=decomp["n_sat_frozen"],   # 1.758e-23 L=10 baseline, L_max-INDEP
        n_PBH_degree10_C_N14_m3=decomp["n_C_degree10_14"],
        L_pix_LRD_m=decomp["L_pix_LRD_m"], prob_form=decomp["prob_form"],
        # Step C
        dln_dlnL_14=C["dln_dlnL_14"], dln_dlnL_limit=C["dln_dlnL_limit"],
        leading_degree=C["leading_degree"],
        invariant_is_dimensionless=C["invariant_is_dimensionless"],
        dimension_and_divergence_same_slot=C["dimension_and_divergence_same_slot"],
        tier_classification=C["tier_classification"],
        level3_m3_row=C["level3_m3_row"],
        # Step D
        selected_anchor=D["selected_anchor"],
        D1_g_of_K_Lmax_independent=D["D1_g_of_K_Lmax_independent"],
        D1_saturates_above_g_saturate=D["D1_saturates_above_g_saturate"],
        D1_frozen_sat_value_m3=D["D1_frozen_sat_value_m3"],
        g_saturate=G_SATURATE,
        canonical_central_m3=D["canonical_central_m3"],   # 7.2761e-23 full float64
        refinement_factor_L10_to_L14=D["refinement_factor_L10_to_L14"],
        ratio_canonical_over_baseline=D["ratio_canonical_over_baseline"],
        magnitude_decoupling_deferred=D["magnitude_decoupling_deferred"],
        # Step E
        old_label=E["old_label"], new_label=E["new_label"],
        # SHAs
        closure_hash=closure, audit_sha256=audit_sha, content_sha256=content_sha,
        # canonical anchors
        n_PBH_FW_central=float(n_PBH_FW_central), M_KK=float(M_KK), tau_fold=float(tau_fold),
        canonical_constants_sha256=canonical_sha, w4_3_npz_sha256=w4_3_npz_sha,
    )
    print(f"  data  -> {OUT_NPZ}")

    # --- Plot ---
    make_plot(A, decomp, C, D, verdict)
    print(f"  plot  -> {OUT_PNG}")

    # --- Emit verdict line ---
    append_verdict(verdict, value, audit_sha, content_sha)
    print(f"  verdict appended -> {VERDICT_TXT}")

    # 4-tuple output tag (final non-verdict line per gate-verdicts.md step 2)
    print(f"4-TUPLE: (value=anchor:{D['selected_anchor']}=g_saturate=143, "
          f"scheme={SCHEME}, convention={CONVENTION}, L_max={L_MAX_TAG})")


if __name__ == "__main__":
    main()
